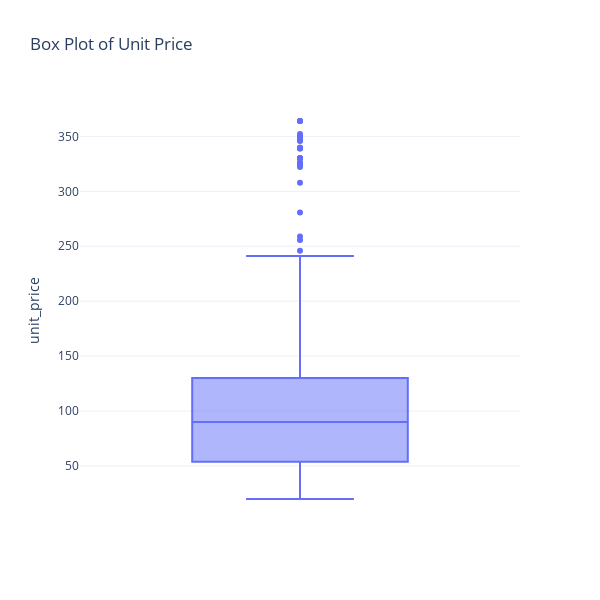

Notebook cell for this chart:
### Code cell
fig = px.box(df1, 
             y='unit_price', 
             title='Box Plot of Unit Price')
fig.update_layout(
    width=600,  # Set the width of the plot
    height=600  # Set the height of the plot to match the width
)
fig.show()

### Figure 1 — Plotly figure (JSON) as saved in the notebook; plotly's stock layout.template omitted (floating-point values rounded to 4 significant figures; data arrays with more than 128 entries replaced by an {"elided": "..."} marker saying what was removed)
{"data": [{"alignmentgroup": "True", "hovertemplate": "unit_price=%{y}<extra></extra>", "legendgroup": "", "marker": {"color": "#636efa"}, "name": "", "notched": false, "offsetgroup": "", "orientation": "v", "showlegend": false, "type": "box", "x0": " ", "xaxis": "x", "y": {"elided": "676 float values"}, "y0": " ", "yaxis": "y"}], "layout": {"boxmode": "group", "height": 600, "legend": {"tracegroupgap": 0}, "title": {"text": "Box Plot of Unit Price"}, "width": 600, "xaxis": {"anchor": "y", "autorange": true, "domain": [0, 1], "range": [-0.5, 0.5], "type": "category"}, "yaxis": {"anchor": "x", "autorange": true, "domain": [0, 1], "range": [0.7833, 383.1], "title": {"text": "unit_price"}, "type": "linear"}}}
